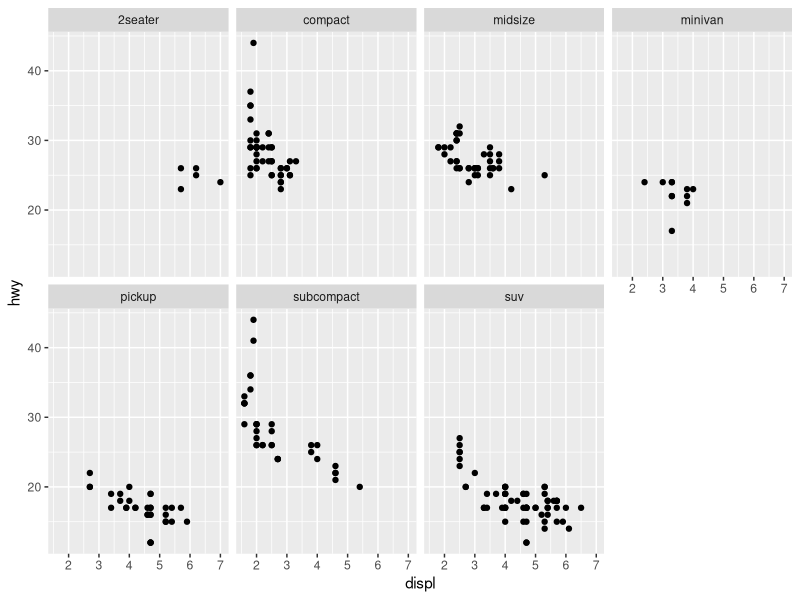
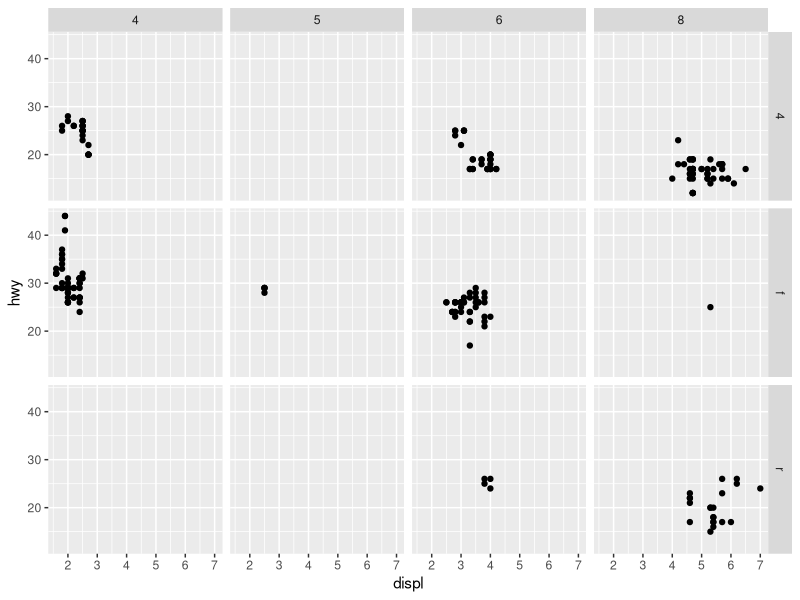
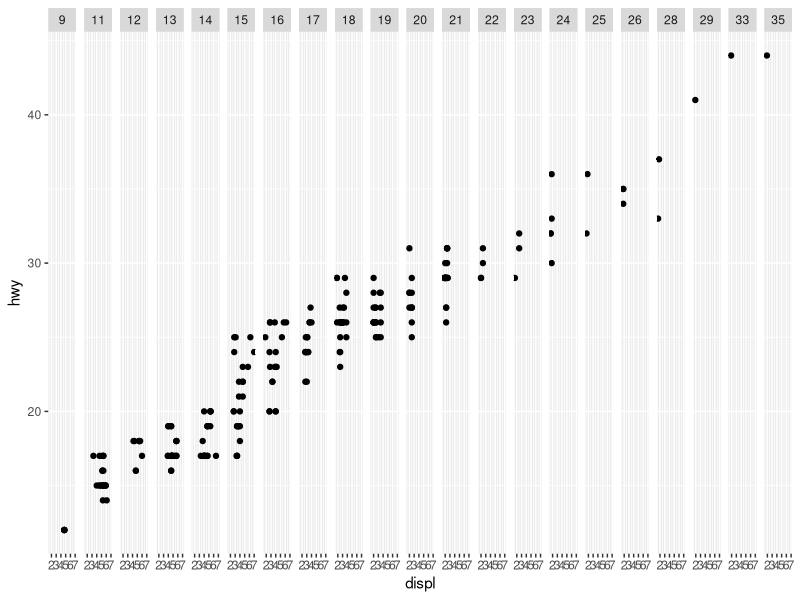
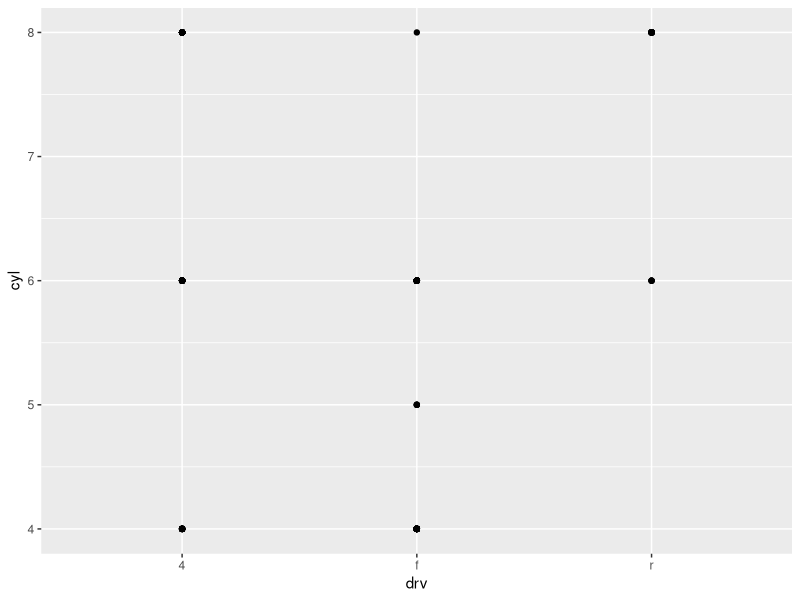
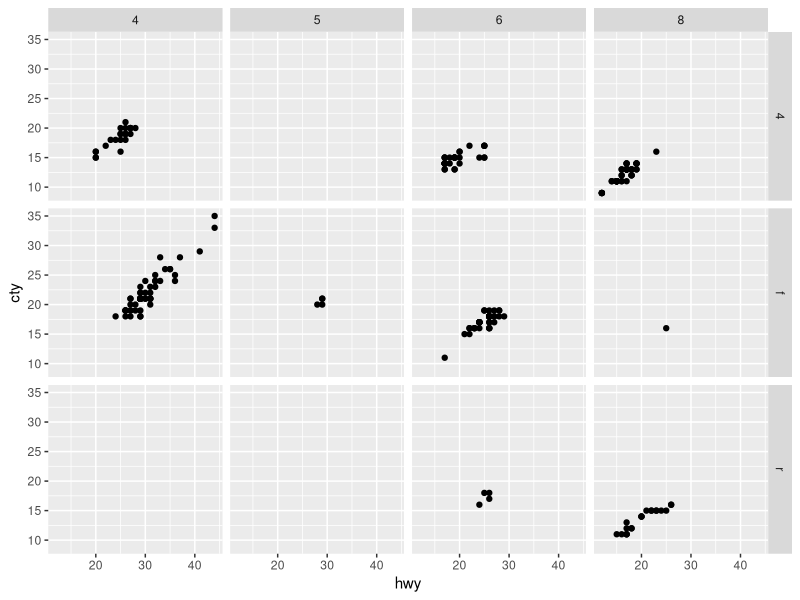
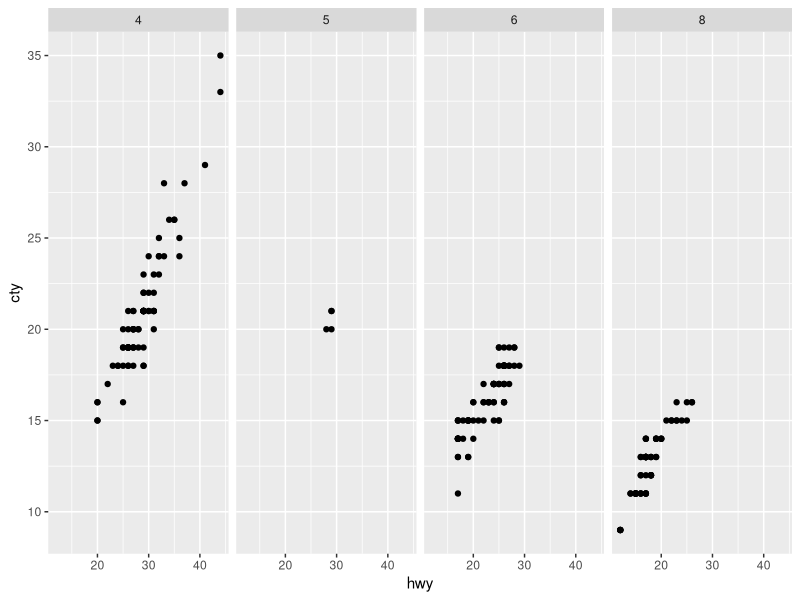
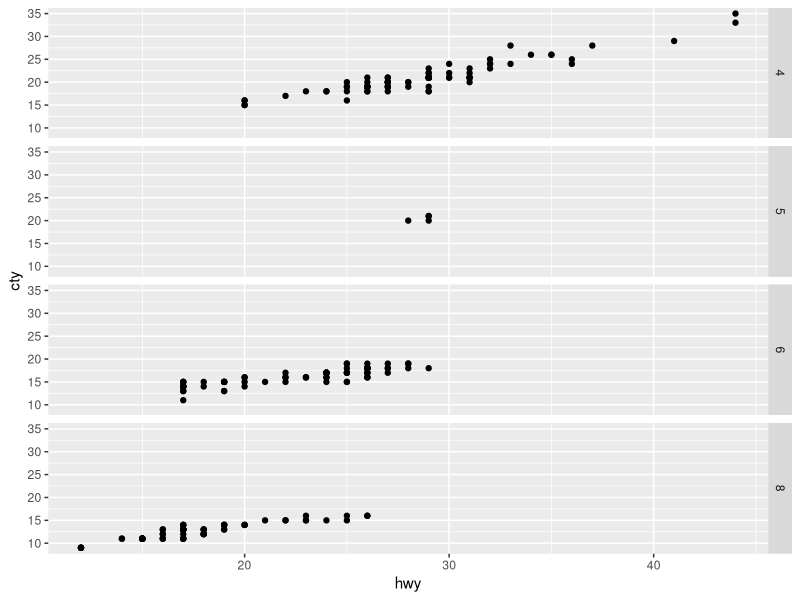
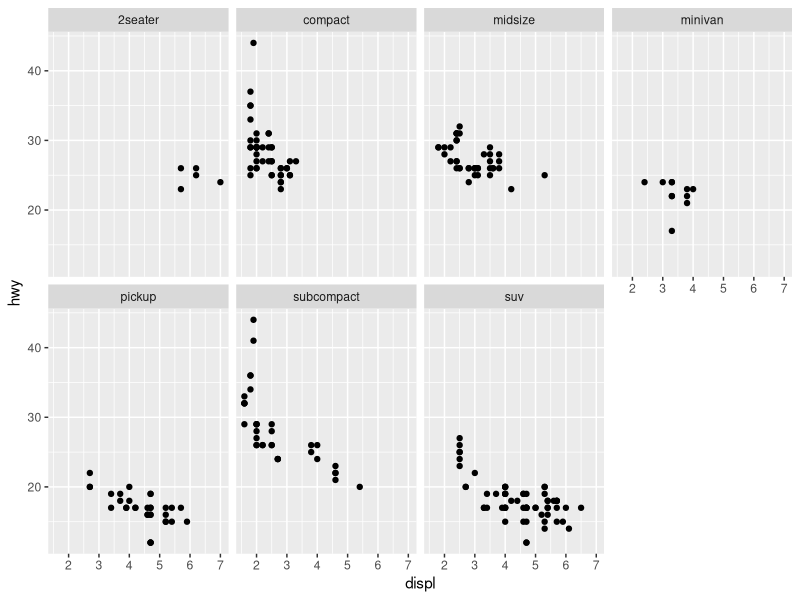

Here is the R script that generated these plots, in order:
## ---- chunk 1
knitr::opts_chunk$set(echo = TRUE)
## ---- chunk 2
library(tidyverse)
## ---- chunk 3
glimpse(mpg)
## ---- chunk 4
ggplot(data = mpg) + 
  geom_point(mapping = aes(x = displ, y = hwy)) + 
  facet_wrap(~ class, nrow = 2)
## ---- chunk 5
ggplot(data = mpg) + 
  geom_point(mapping = aes(x = displ, y = hwy)) + 
  facet_grid(drv ~ cyl)
## ---- chunk 6
glimpse(mpg)
## ---- chunk 7
ggplot(data = mpg) + 
  geom_point(mapping = aes(x = displ, y = hwy)) + 
  facet_grid(. ~ cty)
## ---- chunk 8
ggplot(data = mpg) + 
  geom_point(mapping = aes(x = drv, y = cyl))
## ---- chunk 9
ggplot(data = mpg) +
  geom_point(mapping = aes(x = hwy, y = cty)) +
  facet_grid(drv ~ cyl)
## ---- chunk 10
mpg %>%
  group_by(drv, cyl) %>%
  summarize() 
## ---- chunk 11
ggplot(data = mpg) +
  geom_point(mapping = aes(x = hwy, y = cty)) +
  facet_grid(. ~ cyl)
## ---- chunk 12
ggplot(data = mpg) +
  geom_point(mapping = aes(x = hwy, y = cty)) +
  facet_grid(cyl ~ .)
## ---- chunk 13
ggplot(data = mpg) + 
  geom_point(mapping = aes(x = displ, y = hwy)) + 
  facet_wrap(~ class, nrow = 2)
## ---- chunk 14
ggplot(data = mpg) + 
  geom_point(mapping = aes(x = displ, y = hwy, color = class)) 
## ---- chunk 15
ggplot(data = mpg) + 
  geom_point(mapping = aes(x = displ, y = hwy, color = class)) +
  scale_color_brewer(palette = "Dark2")
## ---- chunk 16
?facet_wrap()
?facet_grid()
## ---- chunk 17
ggplot(data = mpg) +
  geom_point(mapping = aes(x = hwy, y = cty)) +
  facet_grid(fl ~ drv)
## ---- chunk 18
ggplot(data = mpg) +
  geom_point(mapping = aes(x = hwy, y = cty)) +
  facet_grid(drv ~ fl)
## ---- chunk 19
ggplot(data = mpg) + 
  geom_point(mapping = aes(x = displ, y = hwy))
## ---- chunk 20
ggplot(data = mpg) + 
  geom_smooth(mapping = aes(x = displ, y = hwy))
## ---- chunk 21
ggplot(data = mpg) + 
  geom_smooth(mapping = aes(x = displ, y = hwy, linetype = drv))
## ---- chunk 22
ggplot(data = mpg) + 
  geom_point(mapping = aes(x = displ, y = hwy, color = drv)) +
  geom_smooth(mapping = aes(x = displ, y = hwy, color = drv, linetype = drv))
## ---- chunk 23
ggplot(data = mpg) +
  geom_smooth(mapping = aes(x = displ, y = hwy))
              
ggplot(data = mpg) +
  geom_smooth(mapping = aes(x = displ, y = hwy, group = drv))
    
ggplot(data = mpg) +
  geom_smooth(
    mapping = aes(x = displ, y = hwy, color = drv),
    show.legend = FALSE
  )
## ---- chunk 24
ggplot(data = mpg) + 
  geom_point(mapping = aes(x = displ, y = hwy)) +
  geom_smooth(mapping = aes(x = displ, y = hwy))
## ---- chunk 25
ggplot(data = mpg, mapping = aes(x = displ, y = hwy)) + 
  geom_point() + 
  geom_smooth()
## ---- chunk 26
ggplot(data = mpg, mapping = aes(x = displ, y = hwy)) + 
  geom_point(mapping = aes(color = class)) + 
  geom_smooth()
## ---- chunk 27
ggplot(data = mpg, mapping = aes(x = displ, y = hwy)) + 
  geom_point(mapping = aes(color = class)) + 
  geom_smooth(data = filter(mpg, class == "subcompact"), se = FALSE)
## ---- chunk 28
ggplot(data = mpg, mapping = aes(x = displ, y = hwy, color = drv)) + 
  geom_point() + 
  geom_smooth(se = FALSE)
## ---- chunk 29
ggplot(data = mpg) +
  geom_smooth(mapping = aes(x = displ, y = hwy, color = drv),
              show.legend = FALSE)
## ---- chunk 30
ggplot(data = mpg) +
  geom_smooth(mapping = aes(x = displ, y = hwy, color = drv))
## ---- chunk 31
ggplot(data = mpg, mapping = aes(x = displ, y = hwy, colour = drv)) +
  geom_point() +
  geom_smooth(se = TRUE)
## ---- chunk 32
ggplot(data = mpg, mapping = aes(x = displ, y = hwy)) + 
  geom_point() + 
  geom_smooth()

ggplot() + 
  geom_point(data = mpg, mapping = aes(x = displ, y = hwy)) + 
  geom_smooth(data = mpg, mapping = aes(x = displ, y = hwy))
## ---- chunk 33
ggplot(mpg, aes(x = displ, y = hwy)) +
  geom_point() +
  geom_smooth(se = FALSE)
## ---- chunk 34
ggplot(mpg, aes(x = displ, y = hwy)) +
  geom_smooth(mapping = aes(group = drv), se = FALSE) +
  geom_point()
## ---- chunk 35
ggplot(mpg, aes(x = displ, y = hwy, color = drv)) +
  geom_point() +
  geom_smooth(se = FALSE)
## ---- chunk 36
ggplot(mpg, aes(x = displ, y = hwy)) +
  geom_point(aes(color = drv)) +
  geom_smooth(se = FALSE)
## ---- chunk 37
ggplot(mpg, aes(x = displ, y = hwy)) +
  geom_point(aes(color = drv)) +
  geom_smooth(aes(linetype = drv), se = FALSE)
## ---- chunk 38
ggplot(mpg, aes(x = displ, y = hwy)) +
  geom_point(size = 4, color = "white") +
  geom_point(aes(color = drv))
